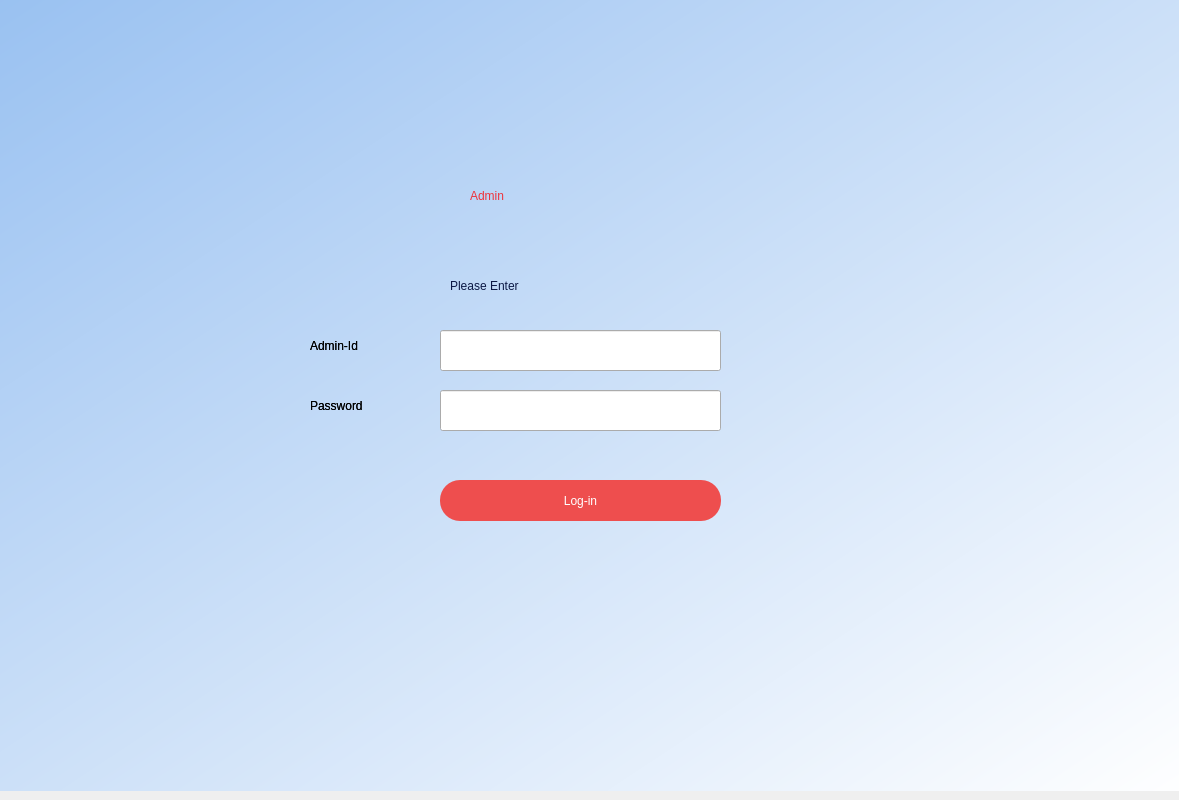
<?xml version="1.0" encoding="UTF-8"?>
<ui version="4.0">
 <class>Dialog</class>
 <widget class="QDialog" name="Dialog">
  <property name="geometry">
   <rect>
    <x>0</x>
    <y>0</y>
    <width>1179</width>
    <height>800</height>
   </rect>
  </property>
  <property name="windowTitle">
   <string>Dialog</string>
  </property>
  <widget class="QWidget" name="widget" native="true">
   <property name="geometry">
    <rect>
     <x>0</x>
     <y>-10</y>
     <width>1211</width>
     <height>801</height>
    </rect>
   </property>
   <property name="styleSheet">
    <string notr="true">QWidget#widget{
background-color:qlineargradient(spread:pad, x1:0, y1:0, x2:1, y2:1, stop:0 rgba(153, 193, 241, 255), stop:1 rgba(255, 255, 255, 255));}</string>
   </property>
   <widget class="QLabel" name="label">
    <property name="geometry">
     <rect>
      <x>470</x>
      <y>160</y>
      <width>211</width>
      <height>91</height>
     </rect>
    </property>
    <property name="styleSheet">
     <string notr="true">font: 48pt &quot;DejaVu Serif&quot;;
color:rgb(237, 51, 59);</string>
    </property>
    <property name="text">
     <string>Admin</string>
    </property>
   </widget>
   <widget class="QLabel" name="label_2">
    <property name="geometry">
     <rect>
      <x>450</x>
      <y>260</y>
      <width>271</width>
      <height>71</height>
     </rect>
    </property>
    <property name="styleSheet">
     <string notr="true">font: 30pt &quot;DejaVu Serif&quot;;
color: #0C1844;</string>
    </property>
    <property name="text">
     <string>Please Enter</string>
    </property>
   </widget>
   <widget class="QPushButton" name="login">
    <property name="geometry">
     <rect>
      <x>440</x>
      <y>490</y>
      <width>281</width>
      <height>41</height>
     </rect>
    </property>
    <property name="styleSheet">
     <string notr="true">border-radius:20px;
background-color: #EE4E4E;

font: 20pt &quot;DejaVu Sans&quot;;
color: rgb(255, 255, 255);</string>
    </property>
    <property name="text">
     <string>Log-in</string>
    </property>
   </widget>
   <widget class="QLineEdit" name="id_field">
    <property name="geometry">
     <rect>
      <x>440</x>
      <y>340</y>
      <width>281</width>
      <height>41</height>
     </rect>
    </property>
    <property name="styleSheet">
     <string notr="true">font: 16pt &quot;DejaVu Serif&quot;;</string>
    </property>
   </widget>
   <widget class="QLineEdit" name="password_field">
    <property name="geometry">
     <rect>
      <x>440</x>
      <y>400</y>
      <width>281</width>
      <height>41</height>
     </rect>
    </property>
    <property name="styleSheet">
     <string notr="true">font: 16pt &quot;DejaVu Serif&quot;;</string>
    </property>
   </widget>
   <widget class="QLabel" name="label_3">
    <property name="geometry">
     <rect>
      <x>310</x>
      <y>340</y>
      <width>101</width>
      <height>31</height>
     </rect>
    </property>
    <property name="styleSheet">
     <string notr="true">font: 16pt &quot;DejaVu Serif&quot;;</string>
    </property>
    <property name="text">
     <string>Admin-Id</string>
    </property>
   </widget>
   <widget class="QLabel" name="label_4">
    <property name="geometry">
     <rect>
      <x>310</x>
      <y>400</y>
      <width>101</width>
      <height>31</height>
     </rect>
    </property>
    <property name="styleSheet">
     <string notr="true">font: 16pt &quot;DejaVu Serif&quot;;</string>
    </property>
    <property name="text">
     <string>Password</string>
    </property>
   </widget>
   <widget class="QLabel" name="label_5">
    <property name="geometry">
     <rect>
      <x>310</x>
      <y>400</y>
      <width>101</width>
      <height>31</height>
     </rect>
    </property>
    <property name="styleSheet">
     <string notr="true">font: 16pt &quot;DejaVu Serif&quot;;</string>
    </property>
    <property name="text">
     <string>Password</string>
    </property>
   </widget>
   <widget class="QLabel" name="label_6">
    <property name="geometry">
     <rect>
      <x>310</x>
      <y>340</y>
      <width>101</width>
      <height>31</height>
     </rect>
    </property>
    <property name="styleSheet">
     <string notr="true">font: 16pt &quot;DejaVu Serif&quot;;</string>
    </property>
    <property name="text">
     <string>Admin-Id</string>
    </property>
   </widget>
   <widget class="QLabel" name="message_label">
    <property name="geometry">
     <rect>
      <x>440</x>
      <y>450</y>
      <width>281</width>
      <height>21</height>
     </rect>
    </property>
    <property name="styleSheet">
     <string notr="true">font: 14pt &quot;DejaVu Serif&quot;;</string>
    </property>
    <property name="text">
     <string/>
    </property>
   </widget>
  </widget>
 </widget>
 <resources/>
 <connections/>
</ui>
